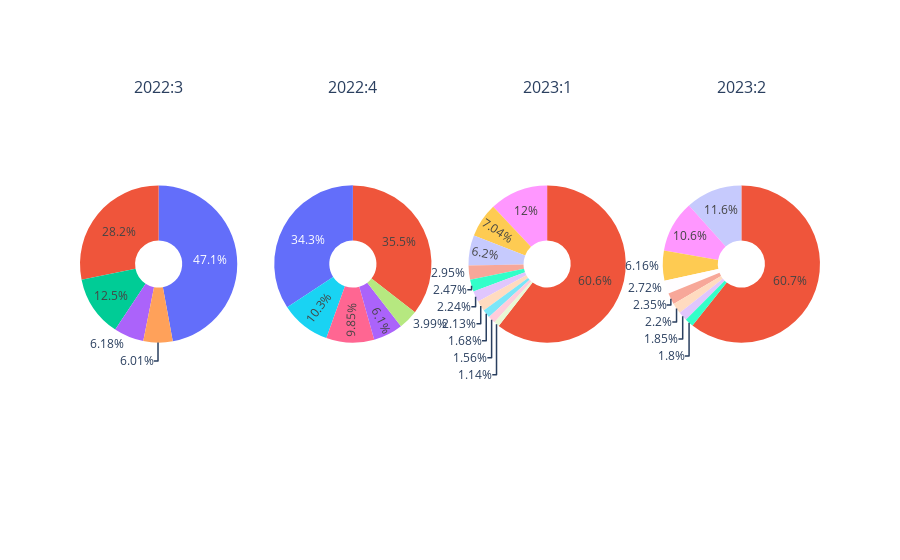

The notebook cell saved with this chart:
### Code cell
x.get_pie_plot(40)

### Figure 1 — Plotly figure (JSON) as saved in the notebook; plotly's stock layout.template omitted (floating-point values rounded to 4 significant figures)
{"data": [{"domain": {"x": [0, 0.2125], "y": [0, 1]}, "hole": 0.3, "labels": ["UBS ASSET MANAGEMENT AMERICAS INC", "DnB Asset Management AS", "UBS ASSET MANAGEMENT AMERICAS INC", "UBS ASSET MANAGEMENT AMERICAS INC", "UBS ASSET MANAGEMENT AMERICAS INC", "BNP PARIBAS ARBITRAGE, SA", "UBS ASSET MANAGEMENT AMERICAS INC", "CAPITAL FUND MANAGEMENT S.A.", "CAPITAL FUND MANAGEMENT S.A.", "UBS ASSET MANAGEMENT AMERICAS INC", "OTHER"], "type": "pie", "values": [467761901, 383074046, 318817533, 297972746, 194564896, 184306654, 112822594, 102877500, 86365500, 51890572, 863893378]}, {"domain": {"x": [0.2625, 0.475], "y": [0, 1]}, "hole": 0.3, "labels": ["UBS ASSET MANAGEMENT AMERICAS INC", "DNB Asset Management AS", "UBS ASSET MANAGEMENT AMERICAS INC", "UBS ASSET MANAGEMENT AMERICAS INC", "UBS ASSET MANAGEMENT AMERICAS INC", "BNP PARIBAS ARBITRAGE, SNC", "BNP PARIBAS ARBITRAGE, SNC", "BANQUE PICTET & CIE SA", "CAPITAL FUND MANAGEMENT S.A.", "CAPITAL FUND MANAGEMENT S.A.", "OTHER"], "type": "pie", "values": [395952638, 321109786, 281071432, 256150272, 183415480, 167248123, 167248123, 130133537, 100991779, 97865984, 1157887458]}, {"domain": {"x": [0.525, 0.7375], "y": [0, 1]}, "hole": 0.3, "labels": ["VANGUARD GROUP INC", "FMR LLC", "STATE STREET CORP", "Capital International Investors", "NORGES BANK", "Capital Research Global Investors", "Capital World Investors", "CITADEL ADVISORS LLC", "SUSQUEHANNA INTERNATIONAL GROUP, LLP", "NORTHERN TRUST CORP", "OTHER"], "type": "pie", "values": [20625002201, 12055347835, 10627310841, 5054777119, 4223147939, 3831283034, 3650929796, 2876980414, 2675699730, 1944778999, 103747470181]}, {"domain": {"x": [0.7875, 1], "y": [0, 1]}, "hole": 0.3, "labels": ["VANGUARD GROUP INC", "FMR LLC", "STATE STREET CORP", "STATE STREET CORP", "STATE STREET CORP", "GEODE CAPITAL MANAGEMENT, LLC", "Capital International Investors", "Capital World Investors", "Capital Research Global Investors", "NORGES BANK", "OTHER"], "type": "pie", "values": [36367315086, 21064318153, 18437490612, 10627310841, 10627310841, 9290409542, 8030370205, 7520814240, 6310153579, 6160557624, 207499095037]}], "layout": {"annotations": [{"font": {"size": 16}, "showarrow": false, "text": "2022:3", "x": 0.1062, "xanchor": "center", "xref": "paper", "y": 1, "yanchor": "bottom", "yref": "paper"}, {"font": {"size": 16}, "showarrow": false, "text": "2022:4", "x": 0.3688, "xanchor": "center", "xref": "paper", "y": 1, "yanchor": "bottom", "yref": "paper"}, {"font": {"size": 16}, "showarrow": false, "text": "2023:1", "x": 0.6313, "xanchor": "center", "xref": "paper", "y": 1, "yanchor": "bottom", "yref": "paper"}, {"font": {"size": 16}, "showarrow": false, "text": "2023:2", "x": 0.8938, "xanchor": "center", "xref": "paper", "y": 1, "yanchor": "bottom", "yref": "paper"}], "showlegend": false}}
